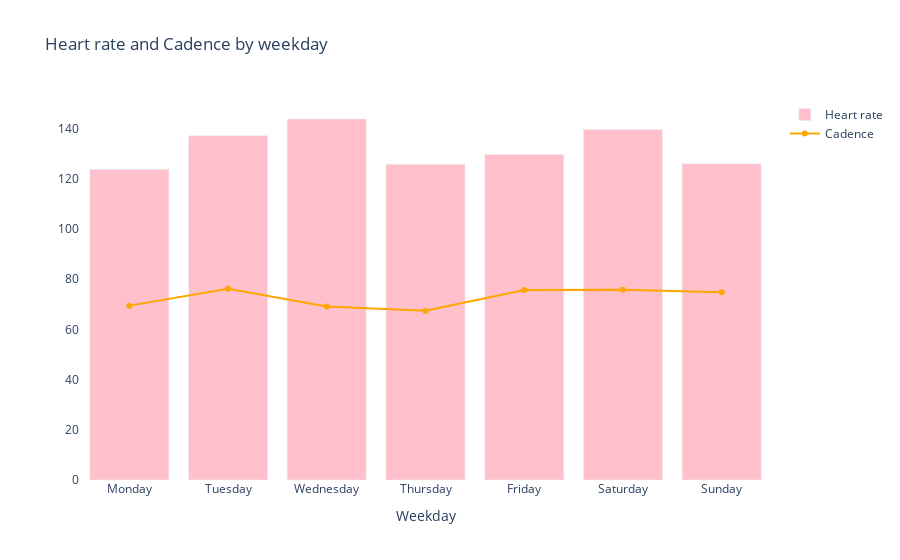

The cell this chart's notebook holds for it:
### Markdown cell above
**Brief Summary**

From this chart, we can see that Mr. Brooks oftenly work out on Monday and Thursday.

### Code cell
fig = go.Figure()
fig.add_trace(
    go.Bar(
        x=c['day'],
        y=c['heart_rate'],
        name='Heart rate',
        marker_color='pink'
    )
)

fig.add_trace(
    go.Scatter(
        x=b['day'],
        y=b['cadence'],
        name='Cadence',
        marker_color='orange'
    )
)

fig.update_layout(
    xaxis=dict(title='Weekday'),
    title_text='Heart rate and Cadence by weekday',
    plot_bgcolor='white'
)
fig.show()

### Figure 1 — Plotly figure (JSON) as saved in the notebook; plotly's stock layout.template omitted (floating-point values rounded to 4 significant figures)
{"data": [{"marker": {"color": "pink"}, "name": "Heart rate", "type": "bar", "x": ["Monday", "Tuesday", "Wednesday", "Thursday", "Friday", "Saturday", "Sunday"], "y": [123.7, 137.1, 143.7, 125.7, 129.6, 139.5, 125.9]}, {"marker": {"color": "orange"}, "name": "Cadence", "type": "scatter", "x": ["Monday", "Tuesday", "Wednesday", "Thursday", "Friday", "Saturday", "Sunday"], "y": [69.43, 76.13, 69.11, 67.4, 75.66, 75.77, 74.77]}], "layout": {"plot_bgcolor": "white", "title": {"text": "Heart rate and Cadence by weekday"}, "xaxis": {"title": {"text": "Weekday"}}}}
